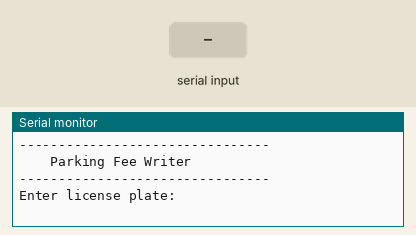
A sketch run on a simulated Arduino Uno, built with avr-gcc and run on an emulated ATmega328P. Shown: the last lines printed to the serial monitor. The test bench sets the inputs (shaded band).

Above: at 1.3 s.
1.4 s: "90,45\n" received over Serial
At 2.3 s:
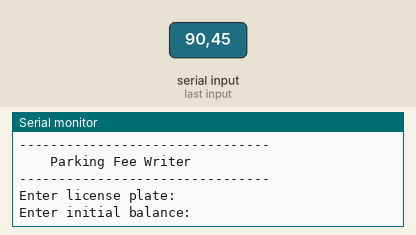
2.9 s: "30,150\n" received over Serial
At 3.4 s:
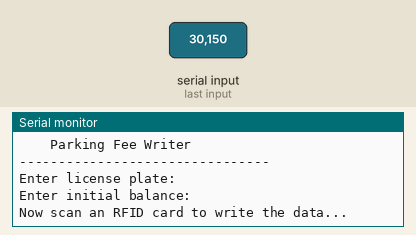

Measured:
- after the input at 1.4 s, the serial monitor: prints a new line at once (image 1)
- after the input at 2.9 s, the serial monitor: prints a new line at once (image 2)

The sketch:

top_up.ino
```cpp
#include <SPI.h>
#include <MFRC522.h>

#define RST_PIN 9
#define SS_PIN 10

MFRC522 rfid(SS_PIN, RST_PIN);
MFRC522::MIFARE_Key key;

String licensePlate = "";
long initialBalance = 0;
bool dataEntered = false;

void setup() {
  Serial.begin(9600);
  SPI.begin();
  rfid.PCD_Init();

  Serial.println("--------------------------------");
  Serial.println("    Parking Fee Writer");
  Serial.println("--------------------------------");

  // Default key
  for (byte i = 0; i < 6; i++) {
    key.keyByte[i] = 0xFF;
  }

  Serial.println("Enter license plate:");
}

void loop() {
  // Step 1: Get user input
  if (!dataEntered) {
    if (Serial.available()) {
      licensePlate = Serial.readStringUntil('\n');
      licensePlate.trim();
      Serial.println("Enter initial balance:");
      while (!Serial.available()); // wait for balance
      initialBalance = Serial.readStringUntil('\n').toInt();
      dataEntered = true;
      Serial.println("Now scan an RFID card to write the data...");
    }
    return;
  }

  // Step 2: Scan RFID card
  if (!rfid.PICC_IsNewCardPresent() || !rfid.PICC_ReadCardSerial()) {
    return;
  }

  byte blockAddr = 4;
  MFRC522::StatusCode status = rfid.PCD_Authenticate(
    MFRC522::PICC_CMD_MF_AUTH_KEY_A, blockAddr, &key, &(rfid.uid));
  if (status != MFRC522::STATUS_OK) {
    Serial.print("Authentication failed: ");
    Serial.println(rfid.GetStatusCodeName(status));
    return;
  }

  // Write license plate
  byte buffer[18];
  byte size = 18;
  licensePlate.getBytes(buffer, size);
  status = rfid.MIFARE_Write(blockAddr, buffer, 16);
  if (status != MFRC522::STATUS_OK) {
    Serial.print("Write failed: ");
    Serial.println(rfid.GetStatusCodeName(status));
    return;
  }
  Serial.println("License plate written.");

  // Write balance to block 5
  String balanceStr = String(initialBalance);
  for (byte i = 0; i < 16; i++) {
    buffer[i] = (i < balanceStr.length()) ? balanceStr[i] : ' ';
  }
  blockAddr = 5;
  status = rfid.MIFARE_Write(blockAddr, buffer, 16);
  if (status != MFRC522::STATUS_OK) {
    Serial.print("Write failed: ");
    Serial.println(rfid.GetStatusCodeName(status));
    return;
  }
  Serial.println("Balance written successfully.");

  rfid.PICC_HaltA();
  rfid.PCD_StopCrypto1();

  // Reset for next card
  dataEntered = false;
  Serial.println("\nEnter license plate for next card:");
  delay(1000);
}
```
